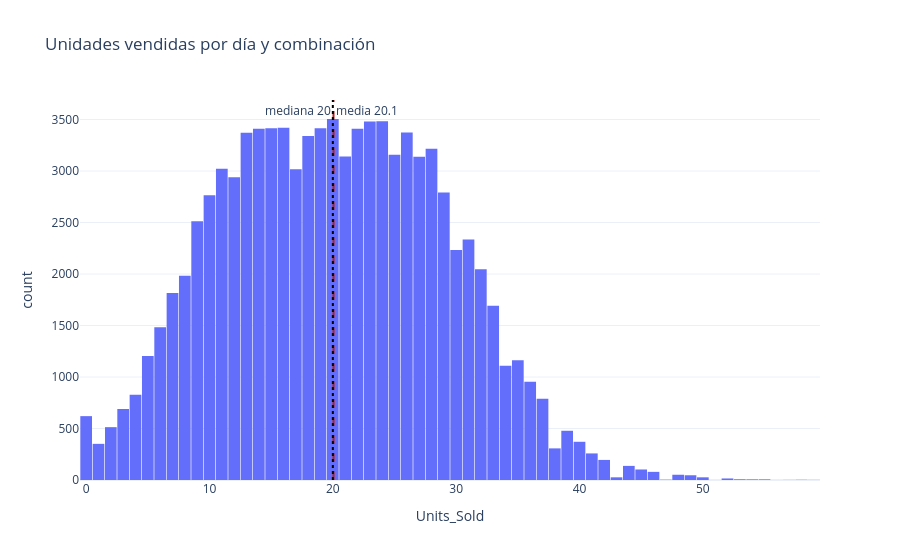

Source (notebook cell):
### Markdown cell above
| Tipo de columna | Ejemplos | Se resume con | Se dibuja con |
|---|---|---|---|
| Numérica continua | `cobertura`, `Unit_Cost` | media, mediana, desviación, IQR | histograma, boxplot |
| Numérica de conteo | `Units_Sold`, `Inventory_Level` | igual, vigilando la asimetría | histograma, boxplot |
| Categórica | `Warehouse_ID`, `Supplier_ID` | conteos, porcentajes, moda | barras |
| Booleana | `Promotion_Flag`, `riesgo` | % de `True` | barras o un número |
| Tiempo | `Date` | primero, último, frecuencia | línea |

### 4.2 ¿Qué es un valor típico?

### Code cell
u = clean["Units_Sold"]
print(f"media   {u.mean():8.1f}")
print(f"mediana {u.median():8.1f}")
print(f"moda    {u.mode().iloc[0]:8.0f}")
print(f"skew    {u.skew():8.2f}   (0 = simétrica)")

fig = px.histogram(clean, x="Units_Sold", nbins=60, title="Unidades vendidas por día y combinación")
fig.add_vline(x=u.mean(), line_dash="dash", line_color="firebrick",
              annotation_text=f"media {u.mean():.1f}", annotation_position="top right")
fig.add_vline(x=u.median(), line_dash="dot", line_color="black",
              annotation_text=f"mediana {u.median():.0f}", annotation_position="top left")
fig.update_layout(bargap=0.05)
fig.show()

### Figure 1 — Plotly figure (JSON) as saved in the notebook; plotly's stock layout.template omitted (floating-point values rounded to 4 significant figures; data arrays with more than 128 entries replaced by an {"elided": "..."} marker saying what was removed)
{"data": [{"bingroup": "x", "hovertemplate": "Units_Sold=%{x}<br>count=%{y}<extra></extra>", "legendgroup": "", "marker": {"color": "#636efa", "pattern": {"shape": ""}}, "name": "", "nbinsx": 60, "orientation": "v", "showlegend": false, "type": "histogram", "x": {"elided": "91250 int values"}, "xaxis": "x", "yaxis": "y"}], "layout": {"annotations": [{"showarrow": false, "text": "media 20.1", "x": 20.05, "xanchor": "left", "xref": "x", "y": 1, "yanchor": "top", "yref": "y domain"}, {"showarrow": false, "text": "mediana 20", "x": 20.0, "xanchor": "right", "xref": "x", "y": 1, "yanchor": "top", "yref": "y domain"}], "bargap": 0.05, "barmode": "relative", "legend": {"tracegroupgap": 0}, "shapes": [{"line": {"color": "firebrick", "dash": "dash"}, "type": "line", "x0": 20.05, "x1": 20.05, "xref": "x", "y0": 0, "y1": 1, "yref": "y domain"}, {"line": {"color": "black", "dash": "dot"}, "type": "line", "x0": 20.0, "x1": 20.0, "xref": "x", "y0": 0, "y1": 1, "yref": "y domain"}], "title": {"text": "Unidades vendidas por día y combinación"}, "xaxis": {"anchor": "y", "domain": [0.0, 1.0], "title": {"text": "Units_Sold"}}, "yaxis": {"anchor": "x", "domain": [0.0, 1.0], "title": {"text": "count"}}}}
